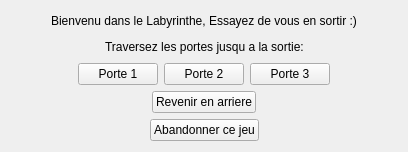
      <widget class="QWidget" name="plab">
       <layout class="QHBoxLayout" name="horizontalLayout_32">
        <item>
         <layout class="QVBoxLayout" name="verticalLayout_32">
          <item>
           <layout class="QVBoxLayout" name="verticalLayout_28">
            <item>
             <layout class="QHBoxLayout" name="horizontalLayout_25">
              <item>
               <spacer name="horizontalSpacer_48">
                <property name="orientation">
                 <enum>Qt::Horizontal</enum>
                </property>
                <property name="sizeHint" stdset="0">
                 <size>
                  <width>40</width>
                  <height>20</height>
                 </size>
                </property>
               </spacer>
              </item>
              <item>
               <widget class="QLabel" name="label_12">
                <property name="text">
                 <string>Bienvenu dans le Labyrinthe, Essayez de vous en sortir :)</string>
                </property>
               </widget>
              </item>
              <item>
               <spacer name="horizontalSpacer_49">
                <property name="orientation">
                 <enum>Qt::Horizontal</enum>
                </property>
                <property name="sizeHint" stdset="0">
                 <size>
                  <width>40</width>
                  <height>20</height>
                 </size>
                </property>
               </spacer>
              </item>
             </layout>
            </item>
            <item>
             <layout class="QHBoxLayout" name="horizontalLayout_29">
              <item>
               <spacer name="horizontalSpacer_56">
                <property name="orientation">
                 <enum>Qt::Horizontal</enum>
                </property>
                <property name="sizeHint" stdset="0">
                 <size>
                  <width>40</width>
                  <height>20</height>
                 </size>
                </property>
               </spacer>
              </item>
              <item>
               <widget class="QLabel" name="label_14">
                <property name="text">
                 <string>Traversez les portes jusqu a la sortie:</string>
                </property>
               </widget>
              </item>
              <item>
               <spacer name="horizontalSpacer_57">
                <property name="orientation">
                 <enum>Qt::Horizontal</enum>
                </property>
                <property name="sizeHint" stdset="0">
                 <size>
                  <width>40</width>
                  <height>20</height>
                 </size>
                </property>
               </spacer>
              </item>
             </layout>
            </item>
           </layout>
          </item>
          <item>
           <layout class="QHBoxLayout" name="horizontalLayout_23">
            <item>
             <spacer name="horizontalSpacer_46">
              <property name="orientation">
               <enum>Qt::Horizontal</enum>
              </property>
              <property name="sizeHint" stdset="0">
               <size>
                <width>40</width>
                <height>20</height>
               </size>
              </property>
             </spacer>
            </item>
            <item>
             <widget class="QPushButton" name="bporte1">
              <property name="sizePolicy">
               <sizepolicy hsizetype="Minimum" vsizetype="Expanding">
                <horstretch>0</horstretch>
                <verstretch>0</verstretch>
               </sizepolicy>
              </property>
              <property name="text">
               <string>Porte 1</string>
              </property>
             </widget>
            </item>
            <item>
             <widget class="QPushButton" name="bporte2">
              <property name="sizePolicy">
               <sizepolicy hsizetype="Minimum" vsizetype="Expanding">
                <horstretch>0</horstretch>
                <verstretch>0</verstretch>
               </sizepolicy>
              </property>
              <property name="text">
               <string>Porte 2</string>
              </property>
             </widget>
            </item>
            <item>
             <widget class="QPushButton" name="bporte3">
              <property name="sizePolicy">
               <sizepolicy hsizetype="Minimum" vsizetype="Expanding">
                <horstretch>0</horstretch>
                <verstretch>0</verstretch>
               </sizepolicy>
              </property>
              <property name="text">
               <string>Porte 3</string>
              </property>
             </widget>
            </item>
            <item>
             <spacer name="horizontalSpacer_47">
              <property name="orientation">
               <enum>Qt::Horizontal</enum>
              </property>
              <property name="sizeHint" stdset="0">
               <size>
                <width>40</width>
                <height>20</height>
               </size>
              </property>
             </spacer>
            </item>
           </layout>
          </item>
          <item>
           <layout class="QVBoxLayout" name="verticalLayout_29">
            <item>
             <layout class="QHBoxLayout" name="horizontalLayout_24">
              <item>
               <spacer name="horizontalSpacer_55">
                <property name="orientation">
                 <enum>Qt::Horizontal</enum>
                </property>
                <property name="sizeHint" stdset="0">
                 <size>
                  <width>40</width>
                  <height>20</height>
                 </size>
                </property>
               </spacer>
              </item>
              <item>
               <widget class="QPushButton" name="blabarriere">
                <property name="text">
                 <string>Revenir en arriere</string>
                </property>
               </widget>
              </item>
              <item>
               <spacer name="horizontalSpacer_54">
                <property name="orientation">
                 <enum>Qt::Horizontal</enum>
                </property>
                <property name="sizeHint" stdset="0">
                 <size>
                  <width>40</width>
                  <height>20</height>
                 </size>
                </property>
               </spacer>
              </item>
             </layout>
            </item>
            <item>
             <layout class="QHBoxLayout" name="horizontalLayout_31">
              <item>
               <spacer name="horizontalSpacer_58">
                <property name="orientation">
                 <enum>Qt::Horizontal</enum>
                </property>
                <property name="sizeHint" stdset="0">
                 <size>
                  <width>40</width>
                  <height>20</height>
                 </size>
                </property>
               </spacer>
              </item>
              <item>
               <widget class="QPushButton" name="blababa">
                <property name="text">
                 <string>Abandonner ce jeu</string>
                </property>
               </widget>
              </item>
              <item>
               <spacer name="horizontalSpacer_59">
                <property name="orientation">
                 <enum>Qt::Horizontal</enum>
                </property>
                <property name="sizeHint" stdset="0">
                 <size>
                  <width>40</width>
                  <height>20</height>
                 </size>
                </property>
               </spacer>
              </item>
             </layout>
            </item>
           </layout>
          </item>
         </layout>
        </item>
       </layout>
      </widget>
